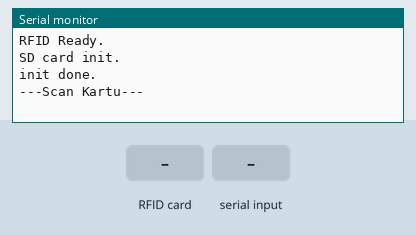
This sketch was run on a simulated Arduino Uno, built with avr-gcc and run on an emulated ATmega328P. On the bench: the last lines printed to the serial monitor. Inputs (shaded band) come from the test bench. Storage starts empty.

Above: at 1.2 s.
1.3 s: RFID card 5E 7A 19 C4 held to the reader
At 2.5 s:
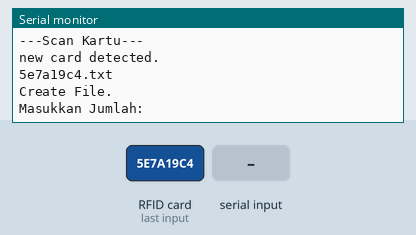
2.8 s: "Y" received over Serial
At 4.6 s:
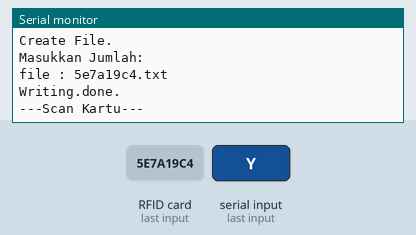
5.3 s: RFID card 5E 7A 19 C4 held to the reader
At 5.7 s:
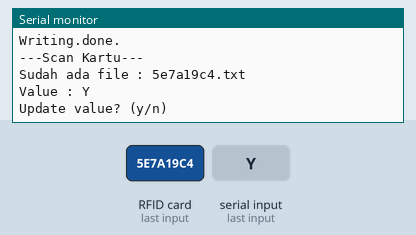
6.8 s: "y" received over Serial
At 9.3 s:
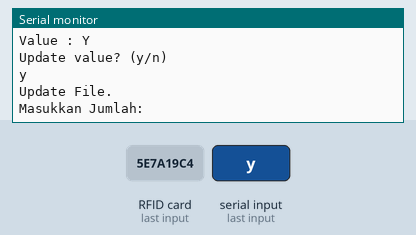

Measured:
- after the input at 1.3 s, the serial monitor: prints a new line at once (image 1)
- after the input at 2.8 s, the serial monitor: prints a new line after 1.0 s (image 2)
- after the input at 5.3 s, the serial monitor: prints a new line at once (image 3)
- after the input at 6.8 s, the serial monitor: prints a new line after 1.0 s (image 4)

The sketch:

write_to_sd_RFID.ino
```cpp
// (licence header left out)
#include <SPI.h>
#include <MFRC522.h>
#include <SD.h>

#define SS_PIN 10
#define RST_PIN 9
#define CS_SD 4

File myFile;

MFRC522 rfid(SS_PIN, RST_PIN); // Instance of the class

//MFRC522::MIFARE_Key key;

// Init array that will store new NUID
byte nuidPICC[4];
String fileName = "";

void setup() {
  Serial.begin(9600);
  SPI.begin(); // Init SPI bus
  pinMode(CS_SD, OUTPUT);
  rfid.PCD_Init(); // Init MFRC522

  Serial.println(F("RFID Ready."));

  Serial.println(F("SD card init."));

  if (!SD.begin(CS_SD)) {
    Serial.println(F("init fail!"));
    while (1);
  }
  Serial.println(F("init done."));
  digitalWrite(CS_SD, HIGH);
  scanReady();
}

void loop() {
  if (rfid.PICC_IsNewCardPresent()) { // deteksi rfid
    readUID();
    cekFile();
    scanReady();
  }
}

void readUID() {
  // Verify if the NUID has been readed
  if ( ! rfid.PICC_ReadCardSerial())
    return;

  if (rfid.uid.uidByte[0] != nuidPICC[0] ||
      rfid.uid.uidByte[1] != nuidPICC[1] ||
      rfid.uid.uidByte[2] != nuidPICC[2] ||
      rfid.uid.uidByte[3] != nuidPICC[3] ) {
    Serial.println(F("new card detected."));

    // Store NUID into nuidPICC array
    for (byte i = 0; i < 4; i++) {
      nuidPICC[i] = rfid.uid.uidByte[i];
    }

    fileName = String(rfid.uid.uidByte[0], HEX) + "" + String(rfid.uid.uidByte[1], HEX) + "" +
               String(rfid.uid.uidByte[2], HEX) + "" + String(rfid.uid.uidByte[3], HEX) + ".txt";
    Serial.println(fileName);
  }

//  else {
//    Serial.println(F("Kartu Lama Terdeteksi."));
//    scanReady();
//  }

  // Halt PICC
  rfid.PICC_HaltA();

  // Stop encryption on PCD
  rfid.PCD_StopCrypto1();

}

void cekFile() {
  // baca file ada atau tidak
  digitalWrite(CS_SD, LOW);
  myFile = SD.open(fileName);
  if (myFile) {
    Serial.print(F("Sudah ada file : "));
    Serial.println(fileName);
    Serial.print(F("Value : "));

    // read from the file until there's nothing else in it:
    while (myFile.available()) {
      Serial.write(myFile.read());
    }
    // close the file:
    myFile.close();
    digitalWrite(CS_SD, HIGH);

    // ada, tanya mau update tidak.
    Serial.println(F("Update value? (y/n)"));
    while (!Serial.available()) {
    //Do Absolutely Nothing until something is received over the serial port
    }

    if (Serial.available() > 0) {
      String temp = Serial.readString();
      Serial.println(temp);
      if (temp.substring(0, 1) == "Y" || temp.substring(0, 1) == "y"){
        Serial.println(F("Update File."));
        writeToSd();
      } else {
        Serial.println(F("Value Tetap!"));
      }
    }


  } else {
    // if the file didn't open, print an error:
    Serial.println(F("Create File."));
    writeToSd();
  }
}

void writeToSd(){
  // Create or Update file
  String jumlah = "";
  Serial.println(F("Masukkan Jumlah:"));
  while (!Serial.available()) {
    //Do Absolutely Nothing until something is received over the serial port
  }

  delay(3);  //delay to allow buffer to fill
  if (Serial.available() > 0) {

    jumlah = Serial.readString(); //makes the string readString
  }
  Serial.print(F("file : "));
  Serial.println(fileName);


  digitalWrite(CS_SD, LOW);
  SD.remove(fileName);
  myFile = SD.open(fileName, FILE_WRITE);

  if (myFile) {
    Serial.print(F("Writing."));
    myFile.println(jumlah);
    // close the file:
    myFile.close();
    Serial.println(F("done."));
  } else {
    // if the file didn't open, print an error:
    Serial.println(F("error open file"));
  }

  digitalWrite(CS_SD, HIGH);
}

void scanReady(){
  Serial.println(F("---Scan Kartu---"));
}
```
